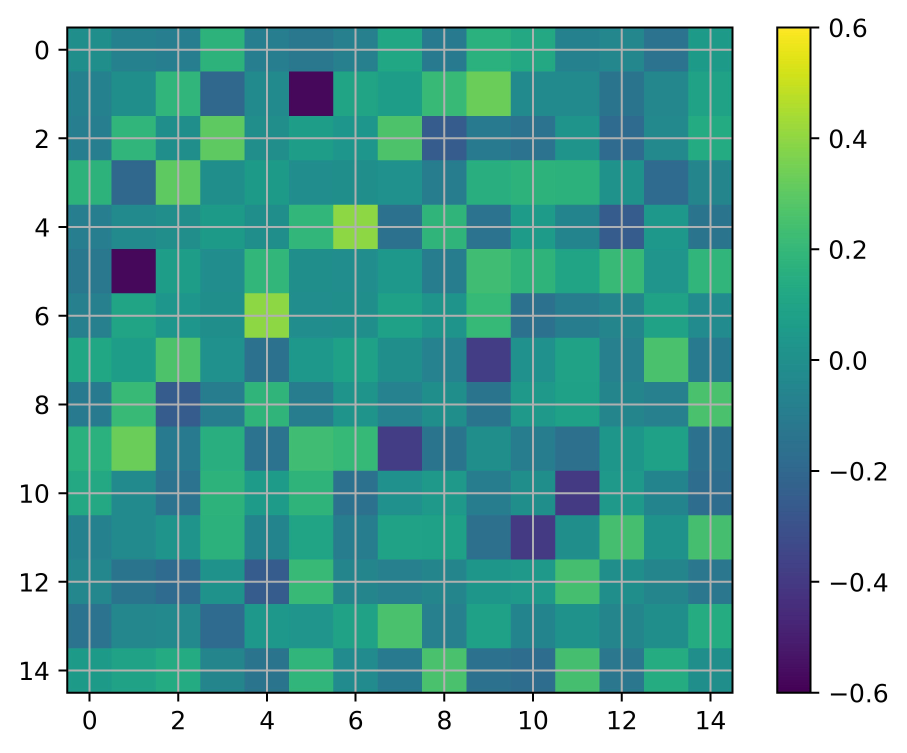
#> input picture Slide/figure/0.jpg, 3626 x 3010 px (shown at 1/4 size)
$ python image.py
#> lines starting #> are read from the running program, lines starting #| are printed output that depends on the picture
import random
import numpy as np
from PIL import Image
from matplotlib import pyplot

img0 = Image.open("0.jpg").crop((265, 106, 2933, 2774)).resize((1024, 1024))
img1 = Image.open("1.jpg").crop((265, 106, 2933, 2774)).resize((1024, 1024))
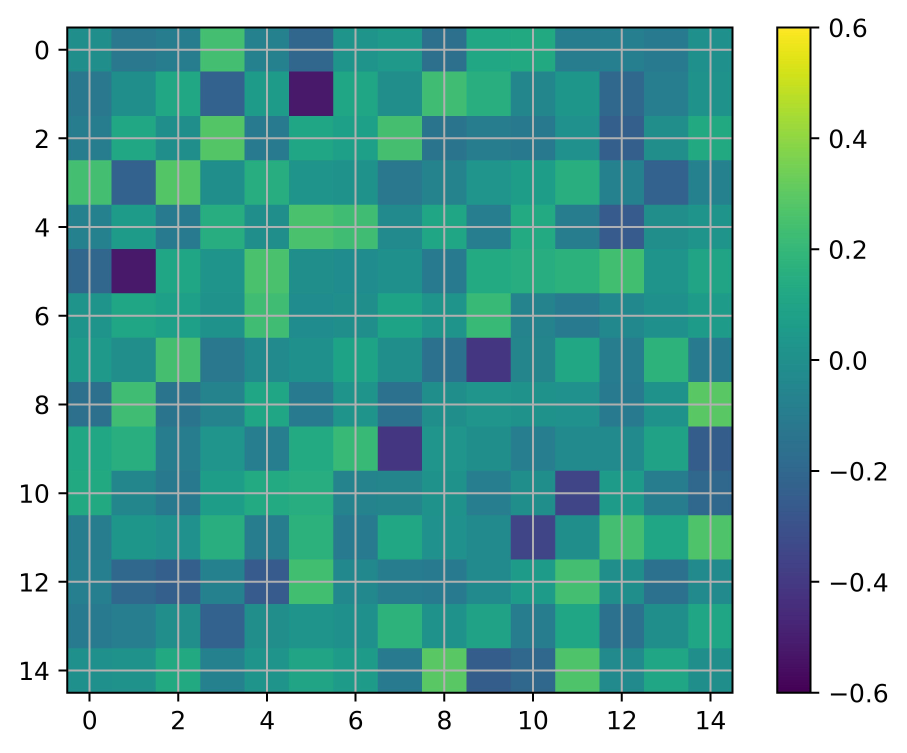
#> input picture Slide/figure/1.jpg, 3626 x 3010 px (shown at 1/4 size)
img2 = Image.open("2.jpg").crop((265, 106, 2933, 2774)).resize((1024, 1024))
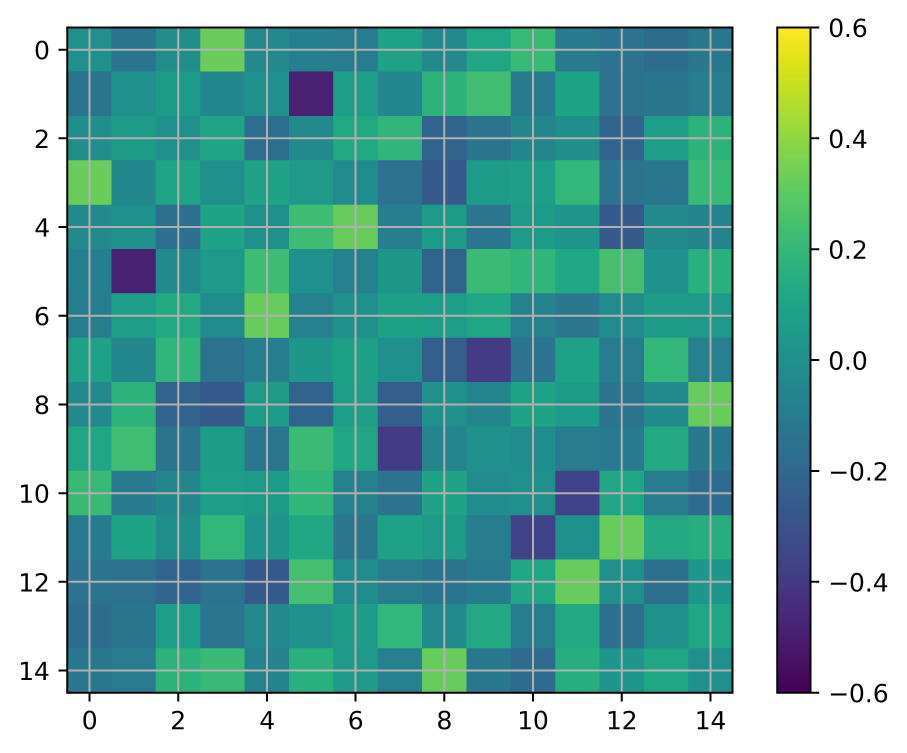
#> input picture Slide/figure/2.jpg, 3626 x 3010 px (shown at 1/4 size)
img3 = Image.open("3.jpg").crop((265, 106, 2933, 2774)).resize((1024, 1024))
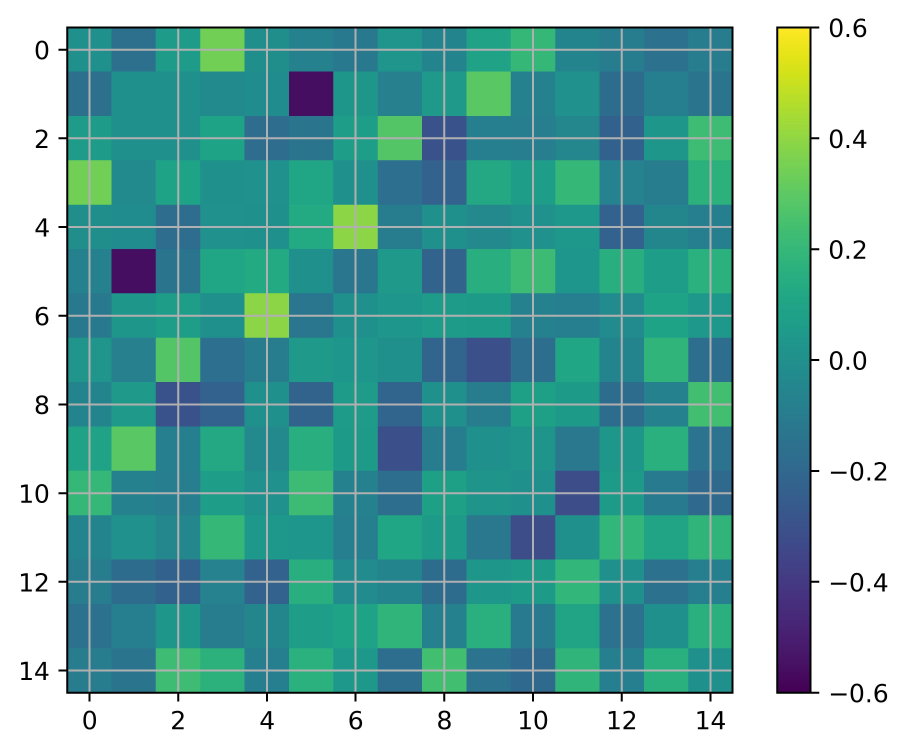
#> input picture Slide/figure/3.jpg, 3626 x 3010 px (shown at 1/4 size)
img4 = Image.open("4.jpg").crop((265, 106, 2933, 2774)).resize((1024, 1024))
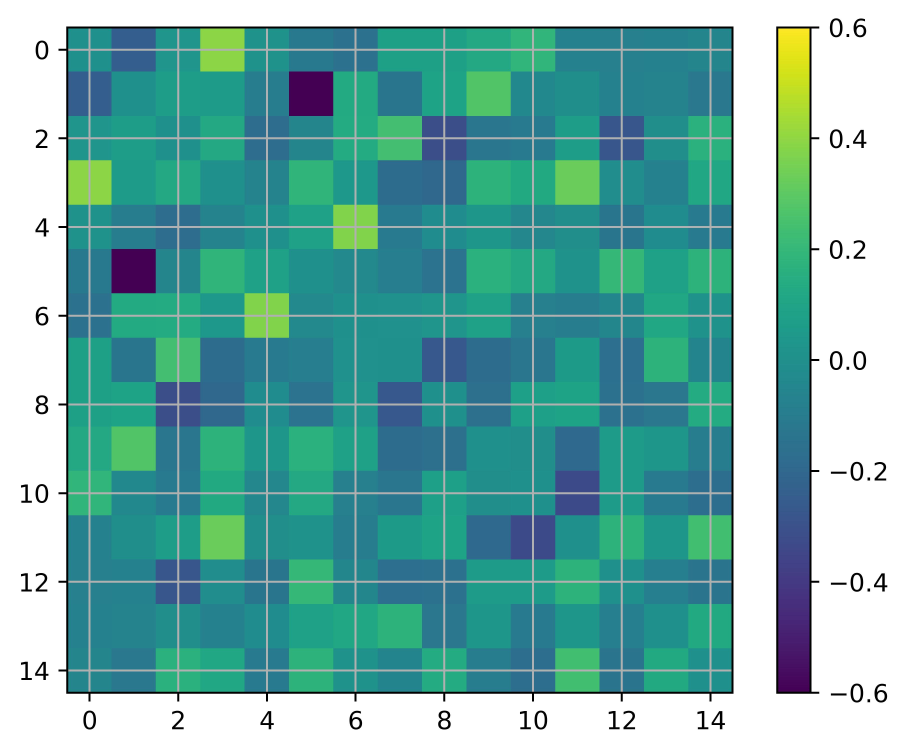
#> input picture Slide/figure/4.jpg, 3626 x 3010 px (shown at 1/4 size)
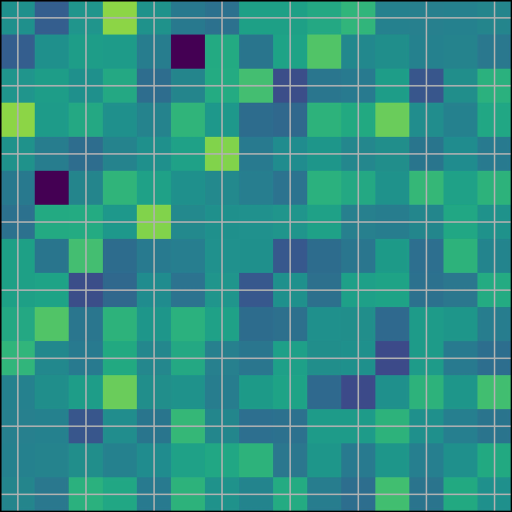
#> img4: PIL image 1024x1024 RGB (shown at 1/2 size); mean R, G, B 47.1, 141.8, 135.3

img = Image.new("RGB", (1024 + 4 * 256, 1024 + 4 * 256), color=(255, 255, 255))
#> img: PIL image 2048x2048 RGB; every value is 255
img.paste(img0, (0 * 256, 0 * 256))
img.paste(img1, (1 * 256, 1 * 256))
img.paste(img2, (2 * 256, 2 * 256))
img.paste(img3, (3 * 256, 3 * 256))
img.paste(img4, (4 * 256, 4 * 256))
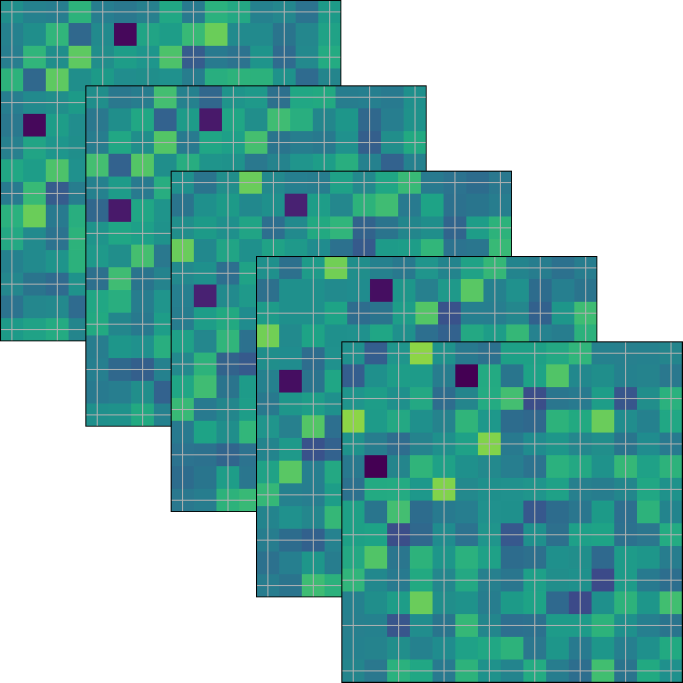
#> img: PIL image 2048x2048 RGB (shown at 1/3 size); mean R, G, B 112.1, 176.2, 172.4
img.save("input.jpg")
img0.save("0_crop.jpg")
img1.save("1_crop.jpg")
img2.save("2_crop.jpg")
img3.save("3_crop.jpg")
img4.save("4_crop.jpg")

N = 1000

random.seed(1)
np.random.seed(1)

pyplot.clf()
pyplot.figure(figsize=(12, 2))
pyplot.grid()
pyplot.xticks(ticks=[], labels=[])
pyplot.yticks(ticks=[], labels=[])
pyplot.plot(range(N), np.random.randn(N), "k-")
pyplot.savefig("ts.jpg", dpi=720, bbox_inches="tight")
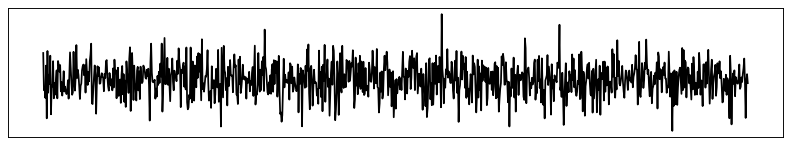
#> figure drawn by matplotlib, 1 panel
